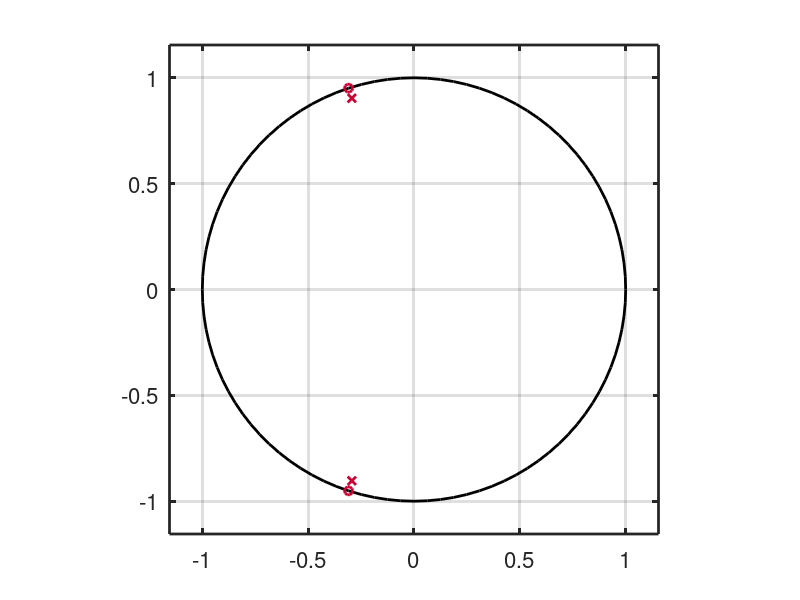
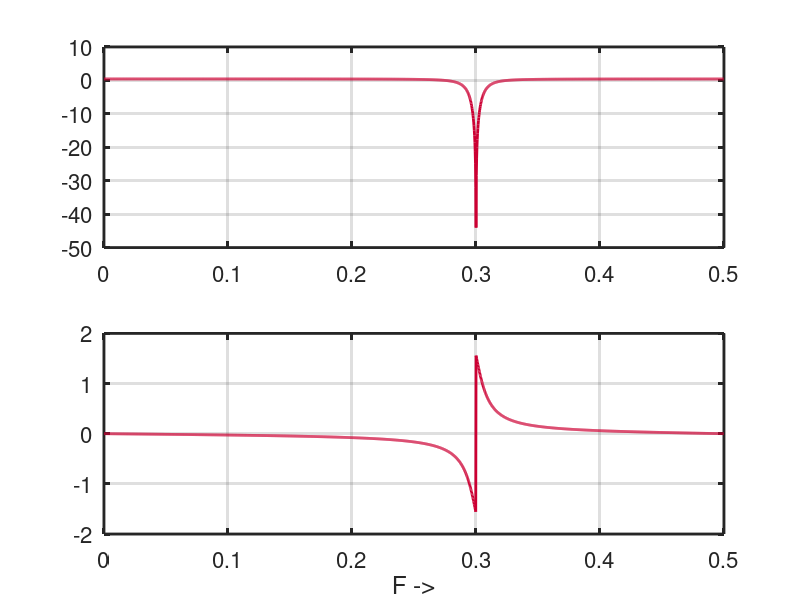

MATLAB code to generate these figures, in order:
% uebML_LTI_F_Notchfilter_m.m ====================================================
%
% Matlab Musterlösung zur Aufgabe "Notchfilter"
%
% 
% (c) 2013-APR-26 Christian Münker - Files zur Vorlesung "DSV auf FPGAs"
%=======================================================================    
set(0,'DefaultAxesColorOrder', [0.8 0 0.2; 0 1 0; 0 0 1], ...
      'DefaultAxesLineStyleOrder','-|--|:|-.');

set(0,'DefaultAxesUnits','normalized');      
set(0,'DefaultAxesFontSize',16);
set(0,'defaultTextFontSize',16);
set(0,'defaultLineMarkerSize', 6);

set(0,'defaultaxeslinewidth',2);
set(0,'defaultlinelinewidth',2);
close all; % alle Plot-Fenster schließen
clear all; % alle Variablen aus Workspace löschen
%
% Definiere Nullstellen auf EK:
N = [exp(j*0.3*2*pi); ...
	exp(-j*0.3*2*pi)];
% Pole: gleicher Winkel
P = 0.95 * N;
% "Ausmultiplizieren" von P/N -> Koeff. 
b = poly(N); a = poly(P); 
figure(1);
zplane(N,P);
figure(2);
subplot(211);
% Frequenzgang an 2048 Punkten:
[H,W] = freqz(b,a,2048); 
F = W / (2* pi);
plot(F, 20*log10(abs(H))); grid on;
subplot(212); 
plot(F,angle(H)); 
xlabel('F ->'); grid on;
% Testfreq. (normierte Kreisfreq.):
W_test = [0 0.29 0.3 0.31 0.5]*2*pi; 
%
% Frequenzgang bei Testfrequenzen:
[H_test, W_test]=freqz(b,a,W_test); 
H_test
abs(H_test)
20*log10(abs(H_test))
%